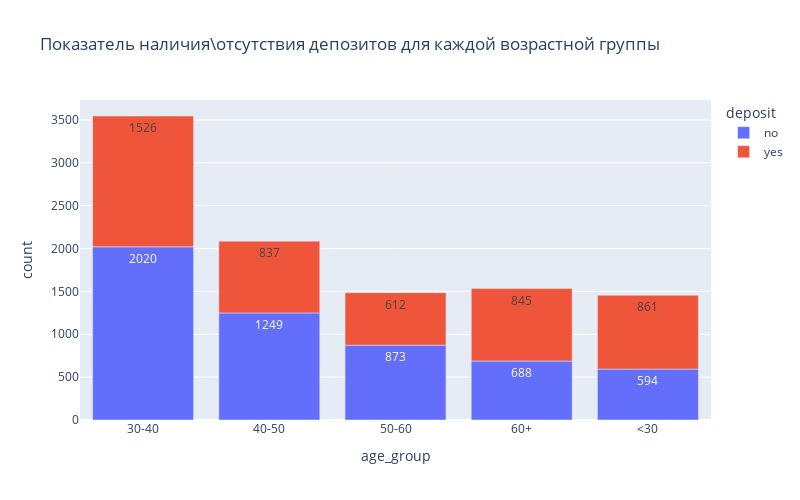

Here is the notebook cell this chart was saved with:
### Markdown cell above
### Задание 8

### Code cell
#!!! добавить подписи к группам
# создайте возрастные группы и определите, в каких группах более склонны открывать депозит, чем отказываться от предложения
df['age_group'] = df['age'].apply(lambda x: '<30' if x < 30 else ('30-40' if \
    (x > 30 and x < 40) else ('40-50' if (x > 40 and x < 50) else('50-60' if (x > 50 and x < 60) else '60+'))))

fig = px.bar(
    df.groupby('deposit', as_index=False)['age_group'].value_counts().sort_values(by = 'deposit', ascending=True), #DataFrame
    x = 'age_group', #ось абсцисс
    y = 'count', #ось ординат
    color="deposit",
    text_auto=True,
    width = 800, #ширина
    height = 500, #высота
    title = "Показатель наличия\отсутствия депозитов для каждой возрастной группы" #заголовок
    );
fig.show() #отображаем график

### Figure 1 — Plotly figure (JSON) as saved in the notebook; plotly's stock layout.template omitted (floating-point values rounded to 4 significant figures)
{"data": [{"alignmentgroup": "True", "hovertemplate": "deposit=no<br>age_group=%{x}<br>count=%{y}<extra></extra>", "legendgroup": "no", "marker": {"color": "#636efa", "pattern": {"shape": ""}}, "name": "no", "offsetgroup": "no", "orientation": "v", "showlegend": true, "textposition": "auto", "texttemplate": "%{y}", "type": "bar", "x": ["30-40", "40-50", "50-60", "60+", "<30"], "xaxis": "x", "y": [2020, 1249, 873, 688, 594], "yaxis": "y"}, {"alignmentgroup": "True", "hovertemplate": "deposit=yes<br>age_group=%{x}<br>count=%{y}<extra></extra>", "legendgroup": "yes", "marker": {"color": "#EF553B", "pattern": {"shape": ""}}, "name": "yes", "offsetgroup": "yes", "orientation": "v", "showlegend": true, "textposition": "auto", "texttemplate": "%{y}", "type": "bar", "x": ["30-40", "<30", "60+", "40-50", "50-60"], "xaxis": "x", "y": [1526, 861, 845, 837, 612], "yaxis": "y"}], "layout": {"barmode": "relative", "height": 500, "legend": {"title": {"text": "deposit"}, "tracegroupgap": 0}, "title": {"text": "Показатель наличия\\отсутствия депозитов для каждой возрастной группы"}, "width": 800, "xaxis": {"anchor": "y", "domain": [0, 1], "title": {"text": "age_group"}}, "yaxis": {"anchor": "x", "domain": [0, 1], "title": {"text": "count"}}}}
